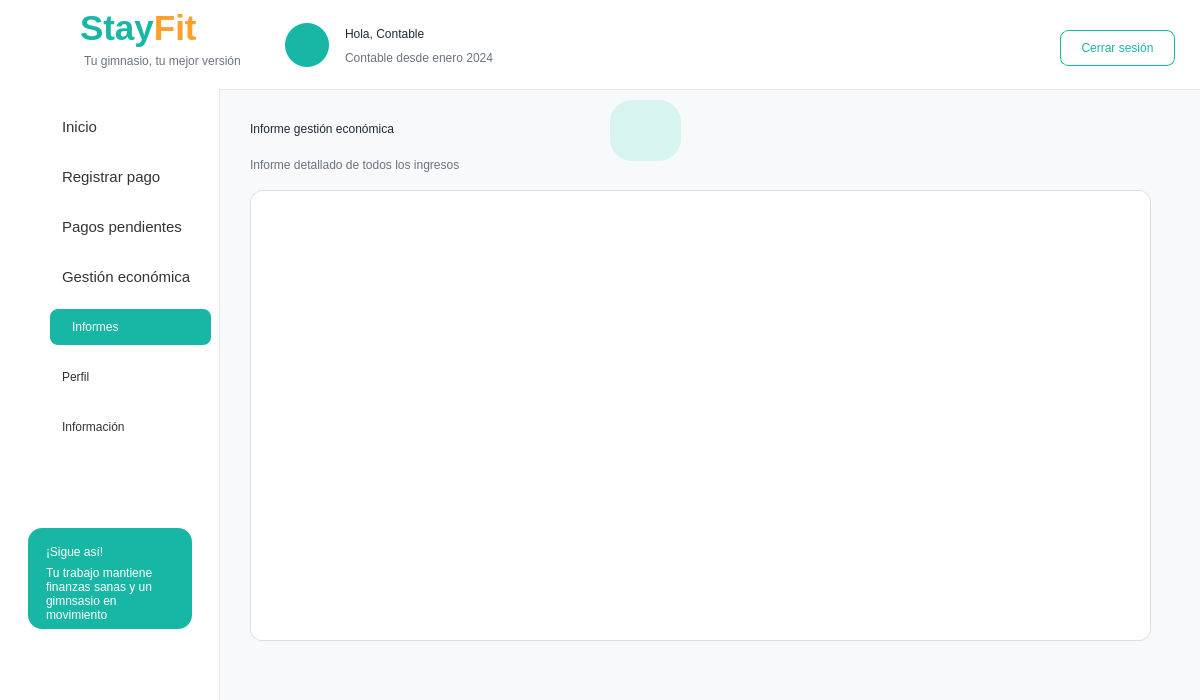
<?xml version="1.0" encoding="UTF-8"?>
<ui version="4.0">
 <class>MainWindow</class>
 <widget class="QMainWindow" name="MainWindow">
  <property name="geometry">
   <rect>
    <x>0</x>
    <y>0</y>
    <width>1200</width>
    <height>700</height>
   </rect>
  </property>
  <property name="windowTitle">
   <string>StayFit - Panel Cliente</string>
  </property>
  <property name="styleSheet">
   <string notr="true">QMainWindow { background-color: #F7F9FA; }
QLabel { background: transparent; color: #1F2937; font-family: &quot;Segoe UI&quot;; }
QPushButton { font-family: &quot;Segoe UI&quot;; }
QFrame#frameHeader { background-color: white; border-bottom: 1px solid #E5E7EB; }
QFrame#frameMenu { background-color: white; border-right: 1px solid #E5E7EB; }
QFrame#frameContenido { background-color: #F7F9FA; border: none; }
QFrame#card1, QFrame#card2, QFrame#card3, QFrame#card4, QFrame#cardTabla, QFrame#cardPago, QFrame#cardActividad, QFrame#cardConsejo, QFrame#cardMotivacion, QFrame#cardSigue { background-color: white; border: 1px solid #E6E6E6; border-radius: 12px; }
QPushButton#btnInicio { background-color: #18B7A5; color: white; border-radius: 8px; text-align: left; padding-left: 22px; font: bold 11pt &quot;Segoe UI&quot;; }
QPushButton#btnClases, QPushButton#btnInscripciones, QPushButton#btnPagos, QPushButton#btnEstadisticas, QPushButton#btnCalorias, QPushButton#btnPerfil, QPushButton#btnInformacion { background-color: transparent; color: #333333; border: none; text-align: left; padding-left: 22px; font: 11pt &quot;Segoe UI&quot;; }
QPushButton#btnClases:hover, QPushButton#btnInscripciones:hover, QPushButton#btnPagos:hover, QPushButton#btnEstadisticas:hover, QPushButton#btnCalorias:hover, QPushButton#btnPerfil:hover, QPushButton#btnInformacion:hover { background-color: #E6F7F5; border-radius: 8px; }
QPushButton#btnCerrarSesion { background-color: white; color: #18B7A5; border: 1px solid #18B7A5; border-radius: 8px; font: bold 10pt &quot;Segoe UI&quot;; }
QPushButton#btnVerInscripciones { background-color: #18B7A5; color: white; border: none; border-radius: 8px; font: bold 10pt &quot;Segoe UI&quot;; }
QPushButton#btnMini { background-color: transparent; color: #00A896; border: none; font: bold 9pt &quot;Segoe UI&quot;; }
QTableWidget { background-color: white; border: 1px solid #E6E6E6; border-radius: 8px; gridline-color: #E6E6E6; font: 9pt &quot;Segoe UI&quot;; }
QHeaderView::section { background-color: white; color: #1F2937; font: bold 9pt &quot;Segoe UI&quot;; border: none; border-bottom: 1px solid #E6E6E6; padding: 6px; }</string>
  </property>
  <widget class="QWidget" name="centralwidget">
   <widget class="QFrame" name="frameHeader">
    <property name="geometry">
     <rect>
      <x>0</x>
      <y>0</y>
      <width>1201</width>
      <height>90</height>
     </rect>
    </property>
    <property name="frameShape">
     <enum>QFrame::NoFrame</enum>
    </property>
    <widget class="QLabel" name="lblLogoIcono">
     <property name="geometry">
      <rect>
       <x>18</x>
       <y>10</y>
       <width>65</width>
       <height>65</height>
      </rect>
     </property>
     <property name="styleSheet">
      <string notr="true">font: 28pt &quot;Segoe UI Emoji&quot;; color: #18B7A5;</string>
     </property>
     <property name="text">
      <string/>
     </property>
     <property name="pixmap">
      <pixmap resource="../imagenes/recursos.qrc">:/newPrefix/logo_stayfit.png</pixmap>
     </property>
     <property name="scaledContents">
      <bool>true</bool>
     </property>
    </widget>
    <widget class="QLabel" name="labelStayFitHeader">
     <property name="geometry">
      <rect>
       <x>80</x>
       <y>8</y>
       <width>170</width>
       <height>40</height>
      </rect>
     </property>
     <property name="text">
      <string>&lt;html&gt;&lt;head/&gt;&lt;body&gt;&lt;p&gt;&lt;span style=&quot; font-size:26pt; font-weight:700; color:#18B7A5;&quot;&gt;Stay&lt;/span&gt;&lt;span style=&quot; font-size:26pt; font-weight:700; color:#FF9F2E;&quot;&gt;Fit&lt;/span&gt;&lt;/p&gt;&lt;/body&gt;&lt;/html&gt;</string>
     </property>
    </widget>
    <widget class="QLabel" name="labelSubtituloHeader">
     <property name="geometry">
      <rect>
       <x>84</x>
       <y>52</y>
       <width>170</width>
       <height>18</height>
      </rect>
     </property>
     <property name="styleSheet">
      <string notr="true">color: #6B7280; font: 9pt &quot;Segoe UI&quot;;</string>
     </property>
     <property name="text">
      <string>Tu gimnasio, tu mejor versión</string>
     </property>
    </widget>
    <widget class="QLabel" name="lblAvatarCliente">
     <property name="geometry">
      <rect>
       <x>285</x>
       <y>23</y>
       <width>44</width>
       <height>44</height>
      </rect>
     </property>
     <property name="styleSheet">
      <string notr="true">background-color: #18B7A5; color: white; border-radius: 22px; font: 20pt &quot;Segoe UI Emoji&quot;;</string>
     </property>
     <property name="text">
      <string/>
     </property>
     <property name="pixmap">
      <pixmap resource="../imagenes/recursos.qrc">:/newPrefix/usuario.png</pixmap>
     </property>
     <property name="scaledContents">
      <bool>true</bool>
     </property>
    </widget>
    <widget class="QLabel" name="lblNombreCliente">
     <property name="geometry">
      <rect>
       <x>345</x>
       <y>22</y>
       <width>270</width>
       <height>24</height>
      </rect>
     </property>
     <property name="styleSheet">
      <string notr="true">font: bold 13pt &quot;Segoe UI&quot;; color: #1F2937;</string>
     </property>
     <property name="text">
      <string>Hola, Contable</string>
     </property>
    </widget>
    <widget class="QLabel" name="lblFechaAltaEntrenador">
     <property name="geometry">
      <rect>
       <x>345</x>
       <y>48</y>
       <width>191</width>
       <height>20</height>
      </rect>
     </property>
     <property name="styleSheet">
      <string notr="true">font: 10pt &quot;Segoe UI&quot;; color: #6B7280;</string>
     </property>
     <property name="text">
      <string>Contable desde enero 2024</string>
     </property>
    </widget>
    <widget class="QPushButton" name="btnCerrarSesion">
     <property name="geometry">
      <rect>
       <x>1060</x>
       <y>30</y>
       <width>115</width>
       <height>36</height>
      </rect>
     </property>
     <property name="text">
      <string>Cerrar sesión</string>
     </property>
    </widget>
   </widget>
   <widget class="QFrame" name="frameMenu">
    <property name="geometry">
     <rect>
      <x>0</x>
      <y>89</y>
      <width>220</width>
      <height>611</height>
     </rect>
    </property>
    <property name="frameShape">
     <enum>QFrame::NoFrame</enum>
    </property>
    <widget class="QPushButton" name="btnInicio">
     <property name="geometry">
      <rect>
       <x>50</x>
       <y>220</y>
       <width>161</width>
       <height>36</height>
      </rect>
     </property>
     <property name="text">
      <string>Informes</string>
     </property>
    </widget>
    <widget class="QPushButton" name="btnInscritos">
     <property name="geometry">
      <rect>
       <x>50</x>
       <y>70</y>
       <width>150</width>
       <height>36</height>
      </rect>
     </property>
     <property name="font">
      <font>
       <family>Segoe UI</family>
       <pointsize>11</pointsize>
      </font>
     </property>
     <property name="styleSheet">
      <string notr="true">QPushButton {
    background-color: transparent;
    border: none;
    border-radius: 8px;
    padding: 8px 12px;
    text-align: left;
    color: #333333;
}

QPushButton:hover {
    background-color: #E8F8F5;
}

QPushButton:checked {
    background-color: #DDF7F3;
    color: #333333;
    font-weight: bold;
}</string>
     </property>
     <property name="text">
      <string>Registrar pago</string>
     </property>
     <property name="flat">
      <bool>true</bool>
     </property>
    </widget>
    <widget class="QPushButton" name="btnOcupacion">
     <property name="geometry">
      <rect>
       <x>50</x>
       <y>170</y>
       <width>161</width>
       <height>36</height>
      </rect>
     </property>
     <property name="font">
      <font>
       <family>Segoe UI</family>
       <pointsize>11</pointsize>
      </font>
     </property>
     <property name="styleSheet">
      <string notr="true">QPushButton {
    background-color: transparent;
    border: none;
    border-radius: 8px;
    padding: 8px 12px;
    text-align: left;
    color: #333333;
}

QPushButton:hover {
    background-color: #E8F8F5;
}

QPushButton:checked {
    background-color: #DDF7F3;
    color: #333333;
    font-weight: bold;
}</string>
     </property>
     <property name="text">
      <string>Gestión económica</string>
     </property>
     <property name="flat">
      <bool>true</bool>
     </property>
    </widget>
    <widget class="QPushButton" name="btnPerfil">
     <property name="geometry">
      <rect>
       <x>50</x>
       <y>270</y>
       <width>150</width>
       <height>36</height>
      </rect>
     </property>
     <property name="styleSheet">
      <string notr="true">QPushButton {
    background-color: transparent;
    border: none;
    border-radius: 8px;
    padding: 8px 12px;
    text-align: left;
    color: #333333;
}

QPushButton:hover {
    background-color: #E8F8F5;
}

QPushButton:checked {
    background-color: #DDF7F3;
    color: #333333;
    font-weight: bold;
}
</string>
     </property>
     <property name="text">
      <string>Perfil</string>
     </property>
    </widget>
    <widget class="QPushButton" name="btnInformacion">
     <property name="geometry">
      <rect>
       <x>50</x>
       <y>320</y>
       <width>150</width>
       <height>36</height>
      </rect>
     </property>
     <property name="styleSheet">
      <string notr="true">QPushButton {
    background-color: transparent;
    border: none;
    border-radius: 8px;
    padding: 8px 12px;
    text-align: left;
    color: #333333;
}

QPushButton:hover {
    background-color: #E8F8F5;
}

QPushButton:checked {
    background-color: #DDF7F3;
    color: #333333;
    font-weight: bold;
}</string>
     </property>
     <property name="text">
      <string>Información</string>
     </property>
    </widget>
    <widget class="QFrame" name="cardSigue">
     <property name="geometry">
      <rect>
       <x>28</x>
       <y>439</y>
       <width>164</width>
       <height>101</height>
      </rect>
     </property>
     <property name="styleSheet">
      <string notr="true">QFrame#cardSigue { background-color: #18B7A5; border-radius: 14px; border: none; }</string>
     </property>
     <widget class="QLabel" name="lblSigue">
      <property name="geometry">
       <rect>
        <x>18</x>
        <y>12</y>
        <width>130</width>
        <height>24</height>
       </rect>
      </property>
      <property name="styleSheet">
       <string notr="true">color:white; font:bold 11pt &quot;Segoe UI&quot;;</string>
      </property>
      <property name="text">
       <string>¡Sigue así!</string>
      </property>
     </widget>
     <widget class="QLabel" name="lblSigueTexto">
      <property name="geometry">
       <rect>
        <x>18</x>
        <y>35</y>
        <width>130</width>
        <height>61</height>
       </rect>
      </property>
      <property name="styleSheet">
       <string notr="true">color:white; font:9pt &quot;Segoe UI&quot;;</string>
      </property>
      <property name="text">
       <string>Tu trabajo mantiene finanzas sanas y un gimnsasio en movimiento</string>
      </property>
      <property name="wordWrap">
       <bool>true</bool>
      </property>
     </widget>
    </widget>
    <widget class="QLabel" name="label">
     <property name="geometry">
      <rect>
       <x>20</x>
       <y>30</y>
       <width>20</width>
       <height>20</height>
      </rect>
     </property>
     <property name="text">
      <string/>
     </property>
     <property name="pixmap">
      <pixmap resource="../imagenes/recursos.qrc">:/newPrefix/casa_inicio.png</pixmap>
     </property>
     <property name="scaledContents">
      <bool>true</bool>
     </property>
    </widget>
    <widget class="QLabel" name="label_10">
     <property name="geometry">
      <rect>
       <x>20</x>
       <y>280</y>
       <width>23</width>
       <height>23</height>
      </rect>
     </property>
     <property name="text">
      <string/>
     </property>
     <property name="pixmap">
      <pixmap resource="../imagenes/recursos.qrc">:/newPrefix/usuario.png</pixmap>
     </property>
     <property name="scaledContents">
      <bool>true</bool>
     </property>
    </widget>
    <widget class="QLabel" name="label_11">
     <property name="geometry">
      <rect>
       <x>20</x>
       <y>330</y>
       <width>23</width>
       <height>23</height>
      </rect>
     </property>
     <property name="text">
      <string/>
     </property>
     <property name="pixmap">
      <pixmap resource="../imagenes/recursos.qrc">:/newPrefix/informacion.png</pixmap>
     </property>
     <property name="scaledContents">
      <bool>true</bool>
     </property>
    </widget>
    <widget class="QLabel" name="label_12">
     <property name="geometry">
      <rect>
       <x>20</x>
       <y>80</y>
       <width>20</width>
       <height>20</height>
      </rect>
     </property>
     <property name="text">
      <string/>
     </property>
     <property name="pixmap">
      <pixmap resource="../imagenes/recursos.qrc">:/newPrefix/caja-registradora.png</pixmap>
     </property>
     <property name="scaledContents">
      <bool>true</bool>
     </property>
    </widget>
    <widget class="QLabel" name="label_3">
     <property name="geometry">
      <rect>
       <x>20</x>
       <y>130</y>
       <width>20</width>
       <height>20</height>
      </rect>
     </property>
     <property name="styleSheet">
      <string notr="true">image: url(:/newPrefix/tarjeta-de-credito.png)</string>
     </property>
     <property name="text">
      <string/>
     </property>
    </widget>
    <widget class="QLabel" name="label_4">
     <property name="geometry">
      <rect>
       <x>20</x>
       <y>180</y>
       <width>20</width>
       <height>20</height>
      </rect>
     </property>
     <property name="styleSheet">
      <string notr="true">image: url(:/newPrefix/cartera.png)</string>
     </property>
     <property name="text">
      <string/>
     </property>
    </widget>
    <widget class="QLabel" name="label_8">
     <property name="geometry">
      <rect>
       <x>20</x>
       <y>230</y>
       <width>23</width>
       <height>23</height>
      </rect>
     </property>
     <property name="styleSheet">
      <string notr="true">image: url(:/newPrefix/grafico-de-barras.png)</string>
     </property>
     <property name="text">
      <string/>
     </property>
    </widget>
    <widget class="QPushButton" name="btnRegistroAsistencia">
     <property name="geometry">
      <rect>
       <x>50</x>
       <y>120</y>
       <width>150</width>
       <height>36</height>
      </rect>
     </property>
     <property name="font">
      <font>
       <family>Segoe UI</family>
       <pointsize>11</pointsize>
      </font>
     </property>
     <property name="styleSheet">
      <string notr="true">QPushButton {
    background-color: transparent;
    border: none;
    border-radius: 8px;
    padding: 8px 12px;
    text-align: left;
    color: #333333;
}

QPushButton:hover {
    background-color: #E8F8F5;
}

QPushButton:checked {
    background-color: #DDF7F3;
    color: #333333;
    font-weight: bold;
}

</string>
     </property>
     <property name="text">
      <string>Pagos pendientes</string>
     </property>
     <property name="flat">
      <bool>true</bool>
     </property>
    </widget>
    <widget class="QPushButton" name="btnClases_2">
     <property name="geometry">
      <rect>
       <x>50</x>
       <y>20</y>
       <width>150</width>
       <height>36</height>
      </rect>
     </property>
     <property name="font">
      <font>
       <family>Segoe UI</family>
       <pointsize>11</pointsize>
      </font>
     </property>
     <property name="mouseTracking">
      <bool>false</bool>
     </property>
     <property name="tabletTracking">
      <bool>false</bool>
     </property>
     <property name="styleSheet">
      <string notr="true">QPushButton {
    background-color: transparent;
    border: none;
    border-radius: 8px;
    padding: 8px 12px;
    text-align: left;
    color: #333333;
}

QPushButton:hover {
    background-color: #E8F8F5;
}

QPushButton:checked {
    background-color: #DDF7F3;
    color: #333333;
    font-weight: bold;
}</string>
     </property>
     <property name="text">
      <string>Inicio</string>
     </property>
     <property name="checkable">
      <bool>true</bool>
     </property>
     <property name="checked">
      <bool>false</bool>
     </property>
     <property name="flat">
      <bool>false</bool>
     </property>
    </widget>
   </widget>
   <widget class="QFrame" name="frameContenido">
    <property name="geometry">
     <rect>
      <x>220</x>
      <y>90</y>
      <width>981</width>
      <height>611</height>
     </rect>
    </property>
    <property name="frameShape">
     <enum>QFrame::NoFrame</enum>
    </property>
    <widget class="QLabel" name="lblBienvenida">
     <property name="geometry">
      <rect>
       <x>30</x>
       <y>22</y>
       <width>381</width>
       <height>34</height>
      </rect>
     </property>
     <property name="styleSheet">
      <string notr="true">font:bold 20pt &quot;Segoe UI&quot;; color:#1F2937;</string>
     </property>
     <property name="text">
      <string>Informe gestión económica</string>
     </property>
    </widget>
    <widget class="QLabel" name="lblResumen">
     <property name="geometry">
      <rect>
       <x>30</x>
       <y>65</y>
       <width>470</width>
       <height>20</height>
      </rect>
     </property>
     <property name="styleSheet">
      <string notr="true">font:9pt &quot;Segoe UI&quot;; color:#6B7280;</string>
     </property>
     <property name="text">
      <string>Informe detallado de todos los ingresos</string>
     </property>
    </widget>
    <widget class="QLabel" name="label_17">
     <property name="geometry">
      <rect>
       <x>280</x>
       <y>480</y>
       <width>47</width>
       <height>13</height>
      </rect>
     </property>
     <property name="text">
      <string/>
     </property>
    </widget>
    <widget class="QLabel" name="label_18">
     <property name="geometry">
      <rect>
       <x>-160</x>
       <y>0</y>
       <width>1391</width>
       <height>621</height>
      </rect>
     </property>
     <property name="styleSheet">
      <string notr="true">image:url(:/newPrefix/reborde_ola.png)</string>
     </property>
     <property name="text">
      <string/>
     </property>
    </widget>
    <widget class="QFrame" name="card2_3">
     <property name="geometry">
      <rect>
       <x>30</x>
       <y>100</y>
       <width>901</width>
       <height>451</height>
      </rect>
     </property>
     <property name="styleSheet">
      <string notr="true">#card2_3 {
    background-color: #FFFFFF;
    border: 1px solid #DADDE2;
    border-radius: 12px;
}</string>
     </property>
    </widget>
    <widget class="QLabel" name="label_13">
     <property name="geometry">
      <rect>
       <x>410</x>
       <y>20</y>
       <width>41</width>
       <height>41</height>
      </rect>
     </property>
     <property name="text">
      <string/>
     </property>
     <property name="pixmap">
      <pixmap>../imagenes/plan-de-accion.png</pixmap>
     </property>
     <property name="scaledContents">
      <bool>true</bool>
     </property>
    </widget>
    <widget class="QLabel" name="lblIconAs_3">
     <property name="geometry">
      <rect>
       <x>390</x>
       <y>10</y>
       <width>71</width>
       <height>61</height>
      </rect>
     </property>
     <property name="styleSheet">
      <string notr="true">background-color:#D8F4F0; color:#18B7A5; border-radius:22px; font:bold 20pt &quot;Segoe UI&quot;;</string>
     </property>
     <property name="text">
      <string/>
     </property>
    </widget>
    <zorder>lblIconAs_3</zorder>
    <zorder>label_18</zorder>
    <zorder>lblBienvenida</zorder>
    <zorder>lblResumen</zorder>
    <zorder>label_17</zorder>
    <zorder>card2_3</zorder>
    <zorder>label_13</zorder>
   </widget>
  </widget>
 </widget>
 <resources>
  <include location="../imagenes/recursos.qrc"/>
 </resources>
 <connections/>
</ui>
